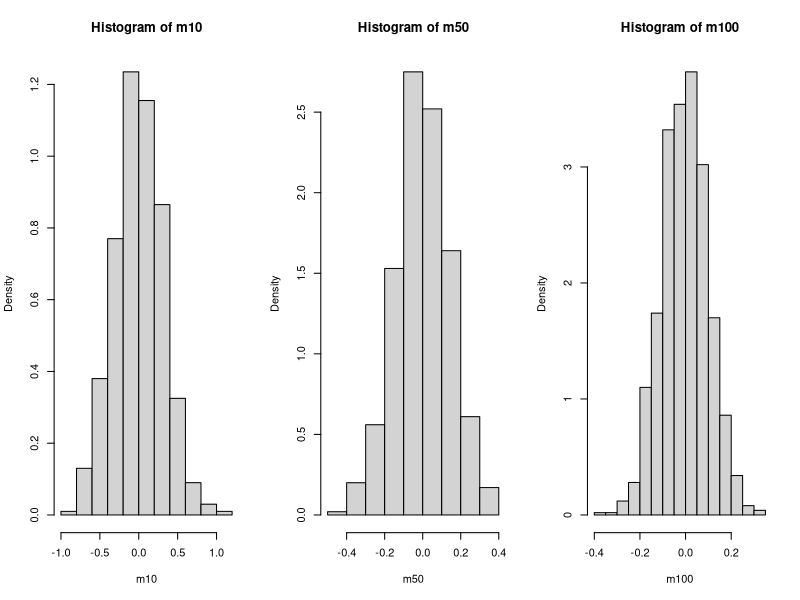
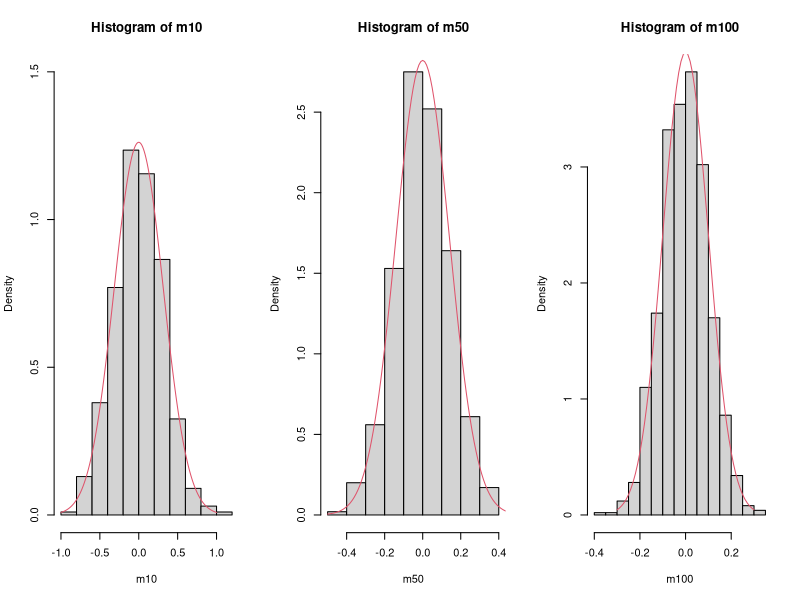

Here is the R script that generated these plots, in order:
# [ 모집단과 표본 ]
# 모집단 : 전체 집합
# 표본 : 모집단의 일부
# 모수 : 모집단의 특성(모평균, 모분산, 모비율)
# 통계량 : 표본의 특성(표본평균, 표본분산, 표본비율)
# 추론 : 통계량으로부터 모수를 확인하는 과정



# 모집단에서 추출한 샘플의 표본평균은 평균이 µ, 분산이 σ^2/n 인 
# 정규분포를 따른다
# 1. 표본평균의 분포는 정규분포를 따른다.
# 2. 표본평균의 평균은 모평균에 근사
# 3. 표본평균의 분산은 모분산/sample size인 σ^2/n에 근사

# [ 증명 ]
# 모집단이 표준정규분포를 따른다는 가정 하에
# 이러부터 1000개의 샘플 추출, 1000개의 표본평균이 갖는 분포 확인

# step 1) 난수 추출
# 1) n = 10인 샘플 1000번 추출
v10 <- rnorm(10, 0, 1)
# 2) n = 50인 샘플 1000번 추출
v50 <- rnorm(50, 0, 1)
# 3) n = 100인 샘플 1000번 추출
v100 <- rnorm(100, 0, 1)


# step 2) 한 번 샘플링한 결과로 표본평균 확인, 모평균과 근사한가?
mean(v10)                  # -0.2269895
mean(v50)                  # -0.1370451
mean(v100)                 # 0.0116889

# > 한 번의 샘플링으로 얻은 표본평균으로 모평균을 추정하는 것은 
#   오차가 많이 날 수 있음


# step 3) 샘플링 과정을 1000번 반복(1000개의 표본 평균)
m10 <- c(); m50 <- c(); m100 <- c()
for (i in 1:1000) {
  m10 <- c(m10, mean(rnorm(10, 0, 1)))
  m50 <- c(m50, mean(rnorm(50, 0, 1)))
  m100 <- c(m100, mean(rnorm(100, 0, 1)))
}


# step 4) 위 표본평균의 분포 시각화
dev.new()
par(mfrow = c(1, 3))

hist(m10, prob = T)
hist(m50, prob = T)
hist(m100, prob = T)


# step 5) 표본평균의 평균(기댓값)이 모평균에 근사
mean(m10)                  # -0.0108975
mean(m50)                  # 0.004506516
mean(m100)                 # 0.0002502345
# > 표본평균의 평균은 모평균인 0에 가까움


# step 6) 표본평균의 변동량(분산)이 σ^2/n에 근사
var(m10)                   # σ^2/n (1/10) : 0.09671492
var(m50)                   # σ^2/n (1/50) : 0.0206785
var(m100)                  # σ^2/n (1/100) : 0.01127761
# > 표본평균의 분산은 σ^2/n에 근사


# step 7) 위 분포와 함께 이론적 분포 시각화
dev.new()
par(mfrow = c(1, 3))

# 1) n = 10
vy1 <- dnorm(seq(-1, 1, 0.01), mean = 0, sd = sqrt(0.1))

hist(m10, prob = T, ylim = c(0, 1.5))
lines(seq(-1, 1, 0.01), vy1, type = 'l', col = 2)

# 2) n = 50
vy2 <- dnorm(seq(-0.5, 0.5, 0.01), mean = 0, sd = sqrt(0.02))
hist(m50, prob = T)
lines(seq(-0.5, 0.5, 0.01), vy2, type = 'l', col = 2)

# 3) n = 100
vy3 <- dnorm(seq(-0.3, 0.3, 0.01), mean = 0, sd = sqrt(0.01))
hist(m100, prob = T)
lines(seq(-0.3, 0.3, 0.01), vy3, type = 'l', col = 2)








